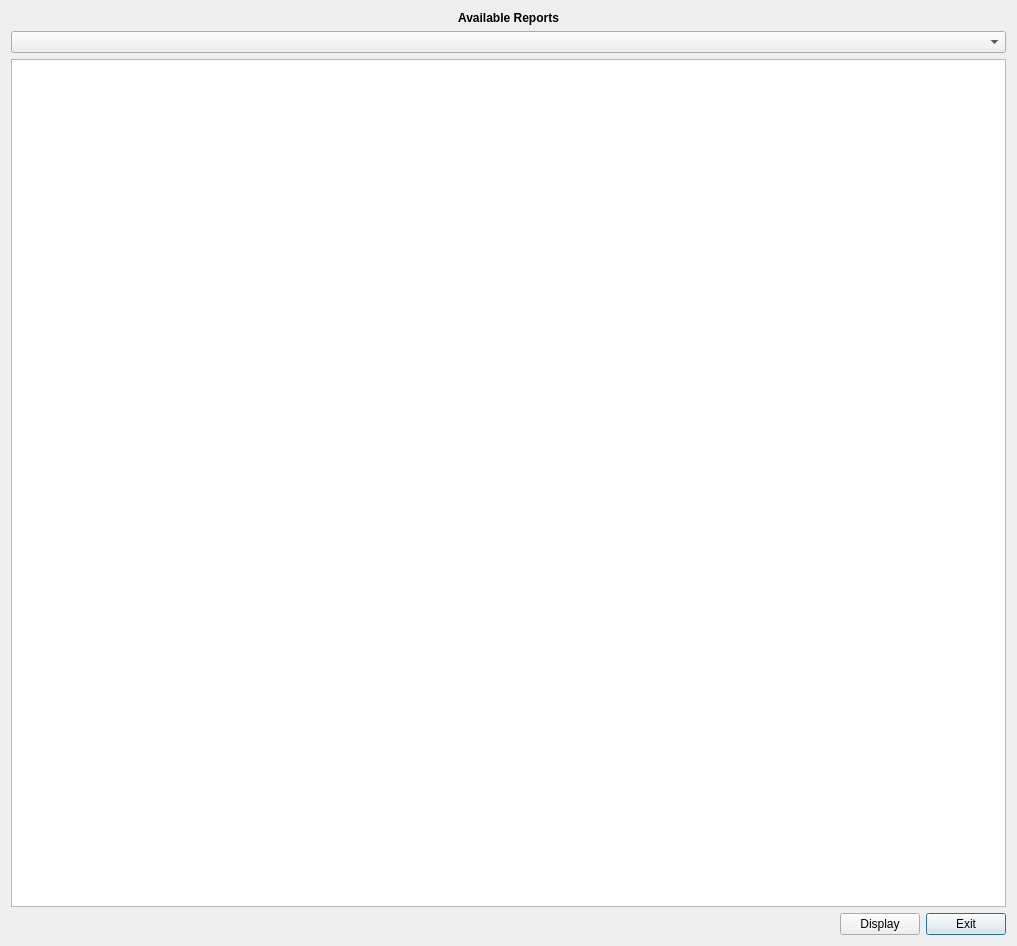
<?xml version="1.0" encoding="UTF-8"?>
<ui version="4.0">
 <class>ShorReportDialogBase</class>
 <widget class="QDialog" name="ShorReportDialogBase">
  <property name="geometry">
   <rect>
    <x>0</x>
    <y>0</y>
    <width>1017</width>
    <height>946</height>
   </rect>
  </property>
  <property name="sizePolicy">
   <sizepolicy hsizetype="Preferred" vsizetype="Expanding">
    <horstretch>0</horstretch>
    <verstretch>0</verstretch>
   </sizepolicy>
  </property>
  <property name="windowTitle">
   <string>Show Reports</string>
  </property>
  <layout class="QVBoxLayout" name="verticalLayout">
   <property name="sizeConstraint">
    <enum>QLayout::SetDefaultConstraint</enum>
   </property>
   <item>
    <layout class="QGridLayout" name="gridLayout">
     <item row="4" column="2">
      <widget class="QPushButton" name="pushButton_exit">
       <property name="font">
        <font/>
       </property>
       <property name="text">
        <string>Exit</string>
       </property>
      </widget>
     </item>
     <item row="4" column="1">
      <widget class="QPushButton" name="pushButton_show">
       <property name="font">
        <font/>
       </property>
       <property name="text">
        <string>Display</string>
       </property>
      </widget>
     </item>
     <item row="4" column="0">
      <spacer name="horizontalSpacer">
       <property name="orientation">
        <enum>Qt::Horizontal</enum>
       </property>
       <property name="sizeHint" stdset="0">
        <size>
         <width>40</width>
         <height>20</height>
        </size>
       </property>
      </spacer>
     </item>
     <item row="3" column="0" colspan="3">
      <widget class="QPlainTextEdit" name="plainTextEdit"/>
     </item>
     <item row="2" column="0" colspan="3">
      <widget class="QComboBox" name="comboBox"/>
     </item>
     <item row="0" column="0" colspan="3">
      <widget class="QLabel" name="label">
       <property name="font">
        <font>
         <pointsize>9</pointsize>
         <bold>true</bold>
        </font>
       </property>
       <property name="text">
        <string>Available Reports</string>
       </property>
       <property name="alignment">
        <set>Qt::AlignCenter</set>
       </property>
      </widget>
     </item>
    </layout>
   </item>
  </layout>
 </widget>
 <resources/>
 <connections>
  <connection>
   <sender>pushButton_exit</sender>
   <signal>clicked()</signal>
   <receiver>ShorReportDialogBase</receiver>
   <slot>close()</slot>
   <hints>
    <hint type="sourcelabel">
     <x>192</x>
     <y>252</y>
    </hint>
    <hint type="destinationlabel">
     <x>129</x>
     <y>133</y>
    </hint>
   </hints>
  </connection>
 </connections>
</ui>
